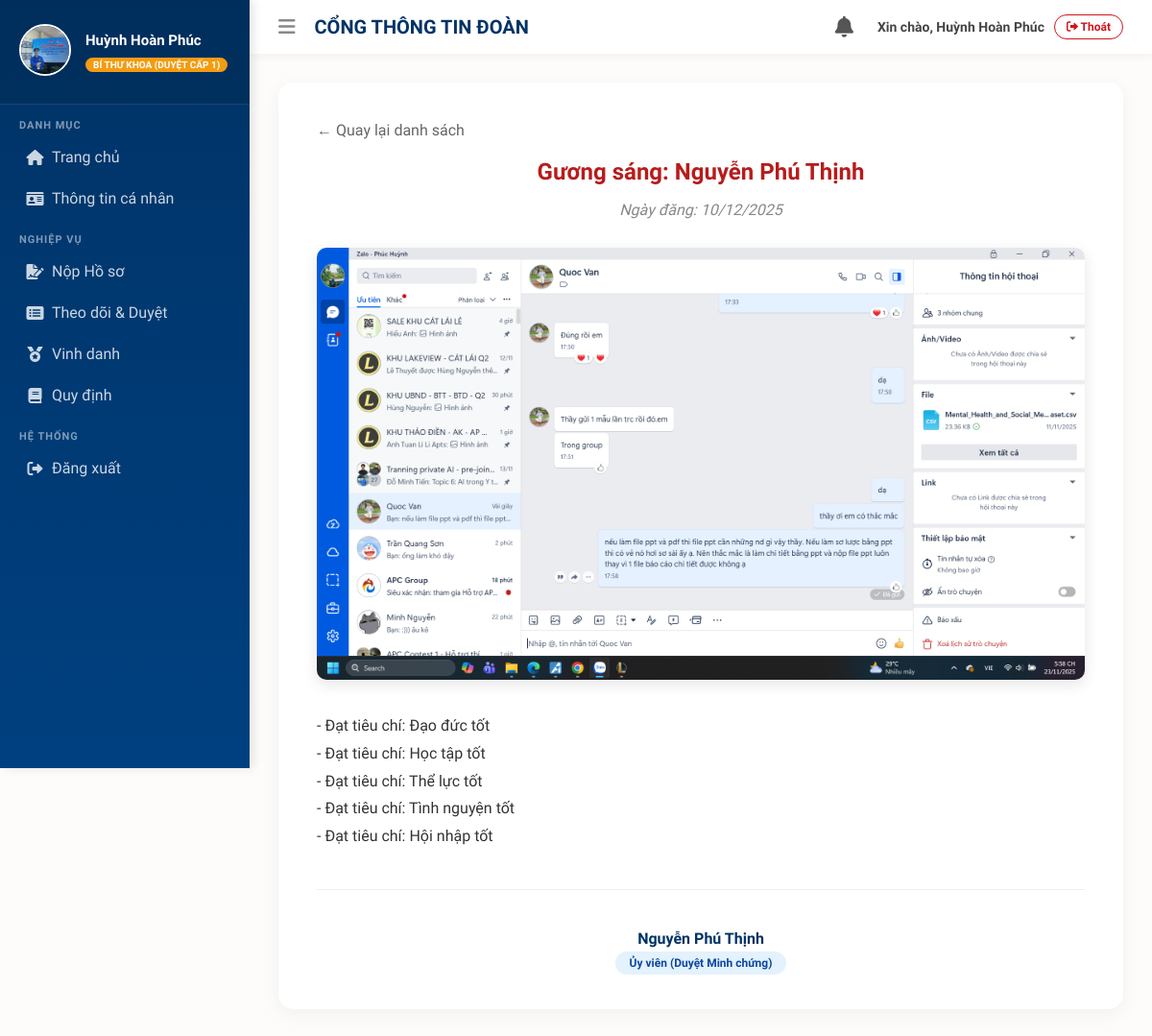
The page /vinh-danh/2/ (signed in) on the database its author committed.
### umt_youth_union/models.py (models this page shows, shortened)
class SinhVien(models.Model):
    ma_sinh_vien = models.CharField(max_length=20, unique=True, db_index=True)
    user = models.OneToOneField(User, on_delete=models.CASCADE, null=True, blank=True)
    avatar = models.ImageField(upload_to='avatars/', null=True, blank=True, verbose_name="Ảnh đại diện")
    ma_sinh_vien = models.CharField(max_length=15, unique=True, verbose_name="MSSV")
    ho_ten = models.CharField(max_length=100, verbose_name="Họ và Tên")
    ngay_sinh = models.DateField(null=True, blank=True, verbose_name="Ngày sinh")
    quoc_tich = models.CharField(max_length=50, default="Việt Nam", verbose_name="Quốc tịch")
    email_sv = models.EmailField(max_length=100, verbose_name="Email Sinh viên")
    so_dien_thoai = models.CharField(max_length=15, null=True, blank=True, verbose_name="Số điện thoại")
    dia_chi_thuong_tru = models.TextField(null=True, blank=True, verbose_name="Nơi thường trú")
    dia_chi_tam_tru = models.TextField(null=True, blank=True, verbose_name="Nơi tạm trú")
    truong = models.CharField(max_length=100, default="Đại học Quản lý và Công nghệ TP.HCM (UMT)", verbose_name="Trường")
    khoa_hoc = models.CharField(max_length=20, null=True, blank=True, verbose_name="Khóa học")
    chi_doan_gan_ket = models.ForeignKey(ChiDoan, on_delete=models.SET_NULL, null=True, blank=True, verbose_name="Chi Đoàn")
    CHUC_VU_CHOICES = (
        ('DOAN_VIEN', 'Đoàn viên (Nộp hồ sơ)'),
        ('UY_VIEN', 'Ủy viên (Duyệt Minh chứng)'),
        ('BI_THU_KHOA', 'Bí thư Khoa (Duyệt cấp 1)'),
        ('BI_THU_TRUONG', 'Bí thư Trường (Duyệt cuối)'),
    )
    chuc_vu = models.CharField(max_length=20, choices=CHUC_VU_CHOICES, default='DOAN_VIEN', verbose_name="Chức vụ Đoàn")

class VinhDanhCaNhan(models.Model):
    sinh_vien = models.ForeignKey(SinhVien, on_delete=models.CASCADE)
    tieu_de = models.CharField(max_length=200)
    danh_hieu = models.CharField(max_length=50)
    hinh_anh_vinh_danh = models.ImageField(upload_to='vinh_danh/', null=True, blank=True)
    noi_dung_bai_viet = models.TextField()
    nam_dat = models.IntegerField()
    ngay_dang = models.DateField(auto_now_add=True)

### umt_youth_union/views.py (the view)
# urls.py: path('vinh-danh/<int:pk>/', views.chi_tiet_vinh_danh, name='chi_tiet_vinh_danh'),
@login_required(login_url='login')
def chi_tiet_vinh_danh(request, pk):
    bai_viet = get_object_or_404(VinhDanhCaNhan, pk=pk)
    return render(request, 'umt_youth_union/vinh_danh/bai_viet_vinh_danh.html', {'bai_viet': bai_viet})

### umt_youth_union/context_processors.py (called while the page is built)
def thong_bao_chung(request):
    if request.user.is_authenticated:
        thong_baos = ThongBao.objects.filter(nguoi_nhan=request.user).order_by('-ngay_tao')[:10]
        so_chua_xem = ThongBao.objects.filter(nguoi_nhan=request.user, da_xem=False).count()
        return {
            'chung_thong_bao_list': thong_baos,
            'chung_so_thong_bao': so_chua_xem
        }
    return {}

### umt_youth_union/templates/umt_youth_union/vinh_danh/bai_viet_vinh_danh.html (shortened to what this page needs)
{% extends 'umt_youth_union/base.html' %}
{% block content %}
<div style="max-width: 800px; margin: 0 auto; background: white; padding: 40px; border-radius: 15px; box-shadow: 0 5px 20px rgba(0,0,0,0.05);">
    <a href="{% url 'vinh_danh' %}" style="text-decoration: none; color: #666;">&larr; Quay lại danh sách</a>
    <div style="text-align: center; margin-top: 20px;">
        <h1 style="color: #b71c1c; margin-bottom: 10px;">{{ bai_viet.tieu_de }}</h1>
        <p style="color: #888; font-style: italic;">Ngày đăng: {{ bai_viet.ngay_dang|date:"d/m/Y" }}</p>
    </div>
    <div style="margin: 30px 0;">
        {% if bai_viet.hinh_anh_vinh_danh %}
            <img src="{{ bai_viet.hinh_anh_vinh_danh.url }}" style="width: 100%; border-radius: 10px; box-shadow: 0 5px 15px rgba(0,0,0,0.1);">
        {% endif %}
    </div>
    <div style="line-height: 1.8; font-size: 16px; color: #333; text-align: justify;">
        {{ bai_viet.noi_dung_bai_viet|linebreaks }}
    </div>
    <div style="margin-top: 40px; padding-top: 20px; border-top: 1px solid #eee; text-align: center;">
        <h4 style="color: #003366; margin-bottom: 5px;">{{ bai_viet.sinh_vien.ho_ten }}</h4>
        <span style="background: #e3f2fd; color: #0d47a1; padding: 5px 15px; border-radius: 15px; font-size: 12px; font-weight: bold;">
            {{ bai_viet.sinh_vien.get_chuc_vu_display }}
        </span>
    </div>
</div>
{% endblock %}

### umt_youth_union/templates/umt_youth_union/base.html (shortened to what this page needs)
{% load static %}
<!DOCTYPE html>
<html lang="vi">
<head>
    <link rel="stylesheet" href="https://cdnjs.cloudflare.com/ajax/libs/font-awesome/6.0.0/css/all.min.css">
</head>
<body>
    <div class="wrapper">
        {% include 'umt_youth_union/sidebar.html' %}
        <div class="content-wrapper">
            <header class="main-header">
                <div class="header-logo">
                    <i class="fas fa-bars" style="cursor: pointer; margin-right: 15px; color: #888;"></i>
                    <span>CỔNG THÔNG TIN ĐOÀN</span>
                </div>
                <div class="header-right">
                    <div class="notification-dropdown">
                        <i class="fas fa-bell" style="font-size: 22px; color: #555;" onclick="toggleNoti()"></i>
                    </div>
                    <div style="display: flex; align-items: center; gap: 10px;">
                        <span style="font-weight: 600; font-size: 14px;">Xin chào, {{ user.last_name }} {{ user.first_name }}</span>
                        <a href="{% url 'logout' %}" style="color: #cd161c; text-decoration: none; border: 1px solid #cd161c; padding: 5px 12px; border-radius: 20px; font-size: 12px; font-weight: bold;">
                            <i class="fas fa-sign-out-alt"></i> Thoát
                        </a>
                    </div>
                </div>
            </header>
            <section class="content">
                {% block content %}
                {% endblock %}
            </section>
        </div>
    </div>
</body>
</html>

### umt_youth_union/templates/umt_youth_union/sidebar.html (shortened to what this page needs)
{% load static %}
<div class="sidebar">
    <div class="user-panel">
        <div class="image">
            {% if user.sinhvien.avatar %}<img src="{{ user.sinhvien.avatar.url }}" class="img-circle">
            {% else %}<div class="img-circle-default"><i class="fas fa-user"></i></div>{% endif %}
        </div>
        <div class="info">
            <p>{{ user.last_name }} {{ user.first_name }}</p>
            {% if user.is_superuser %}
                <span class="role-badge" style="background: #e74c3c;">Admin</span>
            {% else %}
                <span class="role-badge">{{ user.sinhvien.get_chuc_vu_display }}</span>
            {% endif %}
        </div>
    </div>
    <ul class="sidebar-menu">
        <li class="header">DANH MỤC</li>
        <li><a href="{% url 'dashboard' %}"><i class="fas fa-home"></i> <span>Trang chủ</span></a></li>
        <li><a href="{% url 'profile' %}"><i class="fas fa-id-card"></i> <span>Thông tin cá nhân</span></a></li>
        <li class="header">NGHIỆP VỤ</li>
        <li><a href="{% url 'chon_danh_hieu' %}"><i class="fas fa-file-signature"></i> <span>Nộp Hồ sơ</span></a></li>
        <li><a href="{% url 'danh_sach_ho_so' %}"><i class="fas fa-list-alt"></i> <span>Theo dõi & Duyệt</span></a></li>
        <li><a href="{% url 'vinh_danh' %}"><i class="fas fa-medal"></i> <span>Vinh danh</span></a></li>
        <li><a href="{% url 'quy_dinh' %}"><i class="fas fa-book"></i> <span>Quy định</span></a></li>
        <li class="header">HỆ THỐNG</li>
        <li><a href="{% url 'logout' %}"><i class="fas fa-sign-out-alt"></i> <span>Đăng xuất</span></a></li>
    </ul>
</div>

### umt_youth_union/templates/umt_youth_union/base.html (style rules this page uses)
body { margin: 0; font-family: 'Segoe UI', Arial, sans-serif; background: #fdfcfb; color: #444; }
.wrapper { display: flex; width: 100%; min-height: 100vh; }
.content-wrapper { width: 100%; margin-left: 260px; display: flex; flex-direction: column; }
.main-header { background: white; padding: 15px 30px; display: flex; justify-content: space-between; align-items: center; box-shadow: 0 2px 10px rgba(0,0,0,0.05); position: sticky; top: 0; z-index: 900; }
.header-logo { font-size: 20px; font-weight: 800; color: #003366; }
.header-right { display: flex; align-items: center; gap: 25px; }
.notification-dropdown { position: relative; cursor: pointer; }
.content { padding: 30px; max-width: 1200px; margin: 0 auto; width: 100%; box-sizing: border-box; }

### umt_youth_union/templates/umt_youth_union/sidebar.html (style rules this page uses)
.sidebar { width: 260px; background: linear-gradient(180deg, #003366 0%, #004080 100%); height: 100vh; position: fixed; top: 0; left: 0; overflow-y: auto; color: #fff; font-family: 'Segoe UI', sans-serif; z-index: 1000; box-shadow: 4px 0 10px rgba(0,0,0,0.1); }
.user-panel { padding: 25px 20px; display: flex; align-items: center; gap: 15px; background: rgba(0,0,0,0.1); border-bottom: 1px solid rgba(255,255,255,0.1); }
.img-circle { width: 50px; height: 50px; border-radius: 50%; object-fit: cover; border: 2px solid #fff; }
.info p { font-weight: bold; margin: 0 0 5px 0; font-size: 15px; }
.role-badge { font-size: 10px; text-transform: uppercase; background: #f39c12; padding: 2px 8px; border-radius: 10px; color: white; font-weight: bold; }
.sidebar-menu { list-style: none; padding: 0; margin: 0; }
.sidebar-menu li.header { color: rgba(255,255,255,0.5); padding: 15px 25px 5px 20px; font-size: 11px; font-weight: bold; text-transform: uppercase; letter-spacing: 1px; }
.sidebar-menu li a { display: flex; align-items: center; padding: 12px 20px; color: rgba(255,255,255,0.8); text-decoration: none; border-left: 4px solid transparent; transition: 0.2s; }
.sidebar-menu li a i { width: 25px; text-align: center; margin-right: 5px; }

### rows shown on the page
VinhDanhCaNhan: tieu_de "Gương sáng: Nguyễn Phú Thịnh", ngay_dang "10/12/2025", hinh_anh_vinh_danh (picture), noi_dung_bai_viet "- Đạt tiêu chí: Đạo đức tốt - Đạt tiêu chí: Học tập tốt - Đạt tiêu chí: Thể lực tốt - Đạt tiêu chí: Tình nguyện tốt - Đạt tiêu chí: Hội nhập tốt", sinh_vien.ho_ten "Nguyễn Phú Thịnh", sinh_vien.chuc_vu "Ủy viên (Duyệt Minh chứng)"

### other values the page prints
{{ user.last_name }} "Huỳnh Hoàn"
{{ user.first_name }} "Phúc"
{{ user.sinhvien.get_chuc_vu_display }} "BÍ THƯ KHOA (DUYỆT CẤP 1)"
